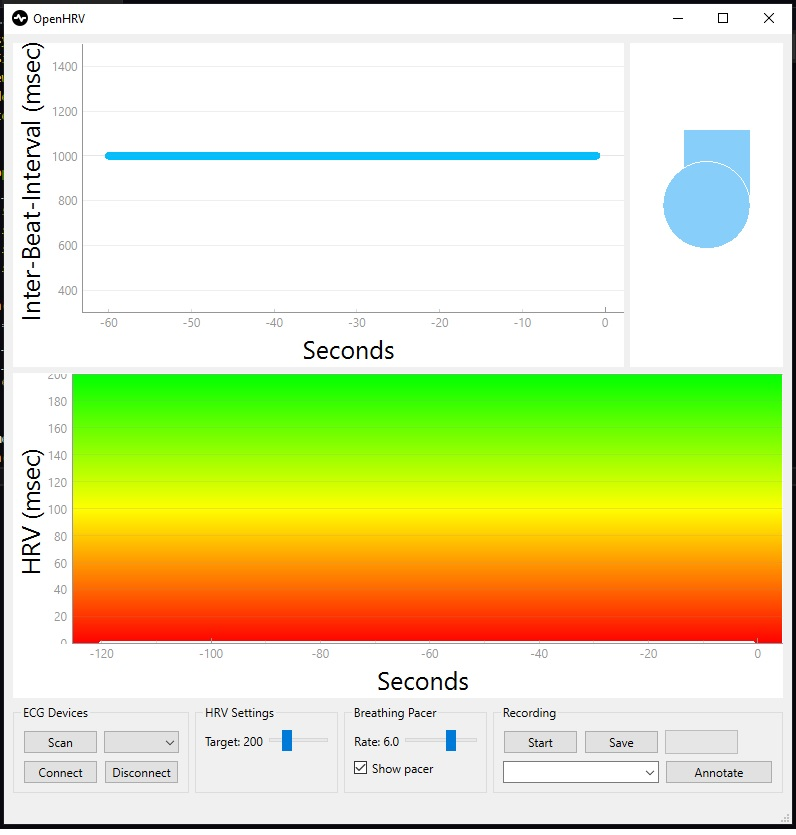

Write the Python code that produced this figure.
import pyqtgraph as pg
from utils import valid_address, valid_path
from datetime import datetime
from PySide6.QtWidgets import (QMainWindow, QPushButton, QHBoxLayout,
                               QVBoxLayout, QWidget, QLabel, QComboBox,
                               QSlider, QGroupBox, QFormLayout, QCheckBox,
                               QFileDialog, QProgressBar, QGridLayout)
from PySide6.QtCore import Qt, QThread, Signal, QObject
from PySide6.QtGui import QIcon, QLinearGradient, QBrush, QGradient
from sensor import SensorScanner, SensorClient
from logger import Logger

import resources    # noqa


class ViewSignals(QObject):
    """Cannot be defined on View directly since Signal needs to be defined on
    object that inherits from QObject"""
    annotation = Signal(tuple)
    start_recording = Signal(str)


class View(QMainWindow):

    def __init__(self, model):
        super().__init__()

        self.setWindowTitle("OpenHRV")
        self.setWindowIcon(QIcon(":/logo.png"))

        self.model = model
        self.signals = ViewSignals()

        self.scanner = SensorScanner()
        self.scanner.sensor_update.connect(self.model.set_sensors)
        self.scanner.status_update.connect(self.show_status)

        self.sensor = SensorClient()
        self.sensor.ibi_update.connect(self.model.set_ibis_buffer)
        self.sensor.status_update.connect(self.show_status)

        self.logger = Logger()
        self.logger_thread = QThread()
        self.logger.moveToThread(self.logger_thread)
        self.model.ibis_buffer_update.connect(self.logger.write_to_file)
        self.model.addresses_update.connect(self.logger.write_to_file)
        self.model.pacer_rate_update.connect(self.logger.write_to_file)
        self.model.hrv_target_update.connect(self.logger.write_to_file)
        self.model.biofeedback_update.connect(self.logger.write_to_file)
        self.signals.annotation.connect(self.logger.write_to_file)
        self.logger_thread.finished.connect(self.logger.save_recording)
        self.signals.start_recording.connect(self.logger.start_recording)
        self.logger.recording_status.connect(self.show_recording_status)
        self.logger.status_update.connect(self.show_status)

        self.ibis_plot = pg.PlotWidget()
        self.ibis_plot.setBackground("w")
        self.ibis_plot.setLabel("left", "Inter-Beat-Interval (msec)",
                                **{"font-size": "25px"})
        self.ibis_plot.setLabel("bottom", "Seconds", **{"font-size": "25px"})
        self.ibis_plot.showGrid(y=True)
        self.ibis_plot.setYRange(300, 1500, padding=0)
        self.ibis_plot.setMouseEnabled(x=False, y=False)

        self.ibis_signal = pg.PlotCurveItem()
        pen = pg.mkPen(color=(0, 191, 255), width=7.5)
        self.ibis_signal.setPen(pen)
        self.ibis_signal.setData(self.model.ibis_seconds,
                                 self.model.ibis_buffer)
        self.ibis_plot.addItem(self.ibis_signal)

        self.mean_hrv_plot = pg.PlotWidget()
        self.mean_hrv_plot.setBackground("w")
        self.mean_hrv_plot.setLabel("left", "HRV (msec)",
                                **{"font-size": "25px"})
        self.mean_hrv_plot.setLabel("bottom", "Seconds", **{"font-size": "25px"})
        self.mean_hrv_plot.showGrid(y=True)
        self.mean_hrv_plot.setYRange(0, 600, padding=0)
        self.mean_hrv_plot.setMouseEnabled(x=False, y=False)
        colorgrad = QLinearGradient(0, 0, 0, 1)    # horizontal gradient
        colorgrad.setCoordinateMode(QGradient.ObjectMode)
        colorgrad.setColorAt(0, pg.mkColor("g"))
        colorgrad.setColorAt(.5, pg.mkColor("y"))
        colorgrad.setColorAt(1, pg.mkColor("r"))
        brush = QBrush(colorgrad)
        self.mean_hrv_plot.getViewBox().setBackgroundColor(brush)

        self.mean_hrv_signal = pg.PlotCurveItem()
        pen = pg.mkPen(color="w", width=7.5)
        self.mean_hrv_signal.setPen(pen)
        self.mean_hrv_signal.setData(self.model.mean_hrv_seconds, self.model.mean_hrv_buffer)
        self.mean_hrv_plot.addItem(self.mean_hrv_signal)

        self.pacer_plot = pg.PlotWidget()
        self.pacer_plot.setBackground("w")
        self.pacer_plot.setAspectLocked(lock=True, ratio=1)
        self.pacer_plot.setMouseEnabled(x=False, y=False)
        self.pacer_plot.disableAutoRange()
        self.pacer_plot.setXRange(-1, 1, padding=0)
        self.pacer_plot.setYRange(-1, 1, padding=0)
        self.pacer_plot.hideAxis("left")
        self.pacer_plot.hideAxis("bottom")

        self.pacer_disc = pg.PlotCurveItem()
        brush = pg.mkBrush(color=(135, 206, 250))
        self.pacer_disc.setBrush(brush)
        self.pacer_disc.setFillLevel(1)
        self.pacer_plot.addItem(self.pacer_disc)

        self.pacer_rate = QSlider(Qt.Horizontal)
        self.pacer_rate.setTracking(False)
        self.pacer_rate.setRange(0, 6)    # transformed to bpm [4, 7], step .5 by model
        self.pacer_rate.valueChanged.connect(self.model.set_breathing_rate)
        self.pacer_rate.setSliderPosition(4)    # corresponds to 6 bpm
        self.pacer_label = QLabel(f"Rate: {self.model.breathing_rate}")

        self.pacer_toggle = QCheckBox("Show pacer", self)
        self.pacer_toggle.setChecked(True)
        self.pacer_toggle.stateChanged.connect(self.toggle_pacer)

        self.hrv_target_label = QLabel(f"Target: {self.model.hrv_target}")

        self.hrv_target = QSlider(Qt.Horizontal)
        self.hrv_target.setRange(50, 600)
        self.hrv_target.setSingleStep(10)
        self.hrv_target.valueChanged.connect(self.model.set_hrv_target)
        self.hrv_target.setSliderPosition(self.model.hrv_target)
        self.mean_hrv_plot.setYRange(0, self.model.hrv_target, padding=0)

        self.scan_button = QPushButton("Scan")
        self.scan_button.clicked.connect(self.scanner.scan)

        self.address_menu = QComboBox()

        self.connect_button = QPushButton("Connect")
        self.connect_button.clicked.connect(self.connect_sensor)

        self.disconnect_button = QPushButton("Disconnect")
        self.disconnect_button.clicked.connect(self.disconnect_sensor)

        self.start_recording_button = QPushButton("Start")
        self.start_recording_button.clicked.connect(self.get_filepath)

        self.save_recording_button = QPushButton("Save")
        self.save_recording_button.clicked.connect(self.logger.save_recording)

        self.annotation = QComboBox()
        self.annotation.setEditable(True)    # user can add custom annotations (edit + enter)
        self.annotation.setDuplicatesEnabled(False)
        self.annotation_button = QPushButton("Annotate")
        self.annotation_button.clicked.connect(self.emit_annotation)
        self.central_widget = QWidget()
        self.setCentralWidget(self.central_widget)

        self.recording_status_label = QLabel("Status:")
        self.recording_statusbar = QProgressBar()
        self.recording_statusbar.setRange(0, 1)

        self.statusbar = self.statusBar()

        self.vlayout0 = QVBoxLayout(self.central_widget)

        self.hlayout0 = QHBoxLayout()
        self.hlayout0.addWidget(self.ibis_plot, stretch=80)
        self.hlayout0.addWidget(self.pacer_plot, stretch=20)
        self.vlayout0.addLayout(self.hlayout0)

        self.vlayout0.addWidget(self.mean_hrv_plot)

        self.hlayout1 = QHBoxLayout()

        self.device_config = QGridLayout()
        self.device_config.addWidget(self.scan_button, 0, 0)
        self.device_config.addWidget(self.address_menu, 0, 1)
        self.device_config.addWidget(self.connect_button, 1, 0)
        self.device_config.addWidget(self.disconnect_button, 1, 1)
        self.device_panel = QGroupBox("ECG Devices")
        self.device_panel.setLayout(self.device_config)
        self.hlayout1.addWidget(self.device_panel, stretch=25)

        self.hrv_config = QFormLayout()
        self.hrv_config.addRow(self.hrv_target_label, self.hrv_target)
        self.hrv_panel = QGroupBox("HRV Settings")
        self.hrv_panel.setLayout(self.hrv_config)
        self.hlayout1.addWidget(self.hrv_panel, stretch=25)

        self.pacer_config = QFormLayout()
        self.pacer_config.addRow(self.pacer_label, self.pacer_rate)
        self.pacer_config.addRow(self.pacer_toggle)
        self.pacer_panel = QGroupBox("Breathing Pacer")
        self.pacer_panel.setLayout(self.pacer_config)
        self.hlayout1.addWidget(self.pacer_panel, stretch=25)

        self.recording_config = QGridLayout()
        self.recording_config.addWidget(self.start_recording_button, 0, 0)
        self.recording_config.addWidget(self.save_recording_button, 0, 1)
        self.recording_config.addWidget(self.recording_statusbar, 0, 2)
        self.recording_config.addWidget(self.annotation, 1, 0, 1, 2)    # row, column, rowspan, columnspan
        self.recording_config.addWidget(self.annotation_button, 1, 2)
        self.recording_panel = QGroupBox("Recording")
        self.recording_panel.setLayout(self.recording_config)
        self.hlayout1.addWidget(self.recording_panel, stretch=25)

        self.vlayout0.addLayout(self.hlayout1)

        self.model.ibis_buffer_update.connect(self.plot_ibis)
        self.model.mean_hrv_update.connect(self.plot_hrv)
        self.model.addresses_update.connect(self.list_addresses)
        self.model.pacer_disk_update.connect(self.plot_pacer_disk)
        self.model.pacer_rate_update.connect(self.update_pacer_label)
        self.model.hrv_target_update.connect(self.update_hrv_target)

        self.logger_thread.start()

    def closeEvent(self, event):
        """Properly shut down all threads."""
        print("Closing threads...")

        self.sensor.disconnect_client()

        self.logger_thread.quit()
        self.logger_thread.wait()

    def get_filepath(self):
        current_time = datetime.now().strftime("%Y-%m-%d-%H-%M")
        default_file_name = f"OpenHRV_{current_time}.csv"
        file_path = QFileDialog.getSaveFileName(None, "Create file",
                                                default_file_name,
                                                options=QFileDialog.DontUseNativeDialog)[0]    # native file dialog not reliable on Windows (most likely COM issues)
        if not file_path:    # user cancelled or closed file dialog
            return
        if not valid_path(file_path):
            self.show_status("File path is invalid or exists already.")
            return
        self.signals.start_recording.emit(file_path)

    def connect_sensor(self):
        if not self.address_menu.currentText():
            return
        address = self.address_menu.currentText().split(",")[1].strip()    # discard device name
        if not valid_address(address):
            print(f"Invalid sensor address: {address}.")
            return
        sensor = [s for s in self.model.sensors if s.address().toString() == address]
        self.sensor.connect_client(*sensor)

    def disconnect_sensor(self):
        self.sensor.disconnect_client()

    def plot_ibis(self, ibis):
        self.ibis_signal.setData(self.model.ibis_seconds, ibis[1])

    def plot_hrv(self, hrv):
        self.mean_hrv_signal.setData(self.model.mean_hrv_seconds, hrv[1])

    def list_addresses(self, addresses):
        self.address_menu.clear()
        self.address_menu.addItems(addresses[1])

    def plot_pacer_disk(self, coordinates):
        self.pacer_disc.setData(*coordinates[1])

    def update_pacer_label(self, rate):
        self.pacer_label.setText(f"Rate: {rate[1]}")

    def update_hrv_target(self, target):
        self.mean_hrv_plot.setYRange(0, target[1], padding=0)
        self.hrv_target_label.setText(f"Target: {target[1]}")

    def toggle_pacer(self):
        visible = self.pacer_plot.isVisible()
        self.pacer_plot.setVisible(not visible)

    def show_recording_status(self, status):
        self.recording_statusbar.setRange(0, status)    # indicates busy state if progress is 0

    def show_status(self, status, print_to_terminal=True):
        self.statusbar.showMessage(status, 0)
        if print_to_terminal:
            print(status)

    def emit_annotation(self):
        self.signals.annotation.emit(("Annotation", self.annotation.currentText()))
